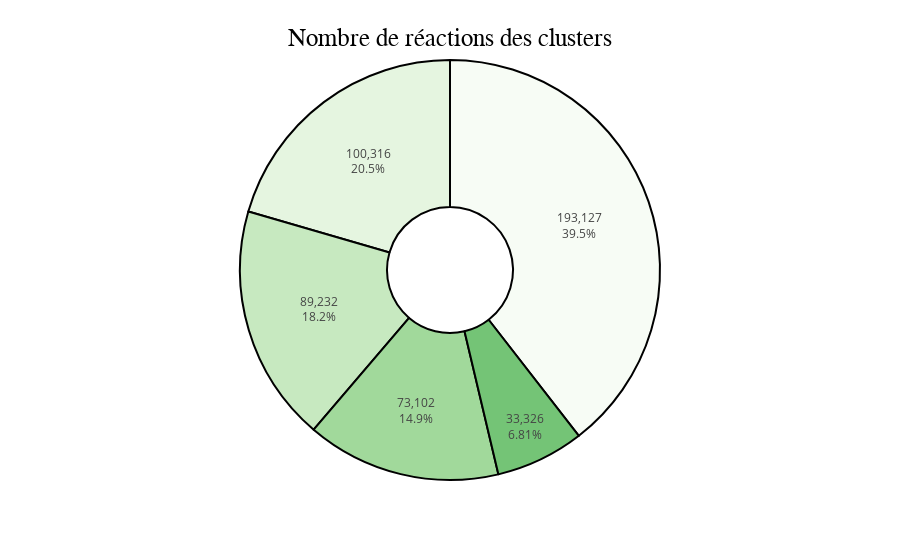

Here is the notebook cell this chart was saved with:
### Code cell
fig = px.pie(cluster_reactions,
             values = 'Nombre de réactions',
             names = 'cluster_label_best',
             color_discrete_sequence = px.colors.sequential.Greens,
             hole=0.3,
        )

# Enlever la légende
fig.update_layout(
    title=dict(
        text='Nombre de réactions des clusters',
        font=dict(
            size=25,
            color="black",
            family="Arial"
        ),
        xanchor="center",
        yanchor="top",
        x=0.5,
        y=0.95
    ),
    template='simple_white',
    hoverlabel_font_size=16,
    showlegend=False
)
# Ajouter les labels des clusters sur le camembert
fig.update_traces(
    textposition='inside',
    textinfo='percent+value',
    marker_line=dict(color='black', width=2),
    hoverlabel_bgcolor="darkgreen",
    hovertemplate='<b>%{label}</b><br>Nombre de réactions: %{value}<extra></extra>'
)

fig.show()

### Figure 1 — Plotly figure (JSON) as saved in the notebook; plotly's stock layout.template omitted (floating-point values rounded to 4 significant figures)
{"data": [{"domain": {"x": [0, 1], "y": [0, 1]}, "hole": 0.3, "hoverlabel": {"bgcolor": "darkgreen"}, "hovertemplate": "<b>%{label}</b><br>Nombre de réactions: %{value}<extra></extra>", "labels": ["donner plus de pouvoir et de route pour les vélos, sécuriser les pistes", "préserver les sites naturels et limiter les accès", "rendre les transports bas carbones plus attractifs et pénaliser les voyages trop émetteur en CO2 (voiture, avion)", "responsabiliser les gens sur les enjeux environnementaux pour agir sur la durabilité", "sensibiliser les territoires pour une meilleure gestion de l'eau et des déchets"], "legendgroup": "", "marker": {"line": {"color": "black", "width": 2}}, "name": "", "showlegend": true, "textinfo": "percent+value", "textposition": "inside", "type": "pie", "values": [33326, 73102, 100316, 89232, 193127]}], "layout": {"hoverlabel": {"font": {"size": 16}}, "legend": {"tracegroupgap": 0}, "margin": {"t": 60}, "piecolorway": ["rgb(247,252,245)", "rgb(229,245,224)", "rgb(199,233,192)", "rgb(161,217,155)", "rgb(116,196,118)", "rgb(65,171,93)", "rgb(35,139,69)", "rgb(0,109,44)", "rgb(0,68,27)"], "showlegend": false, "title": {"font": {"color": "black", "family": "Arial", "size": 25}, "text": "Nombre de réactions des clusters", "x": 0.5, "xanchor": "center", "y": 0.95, "yanchor": "top"}}}
